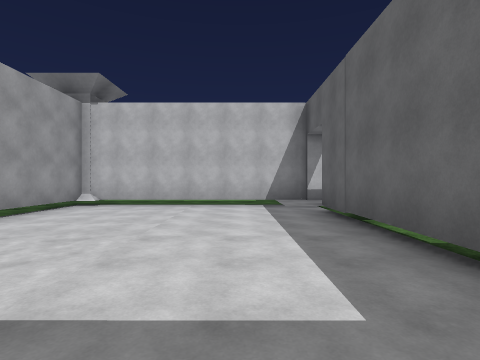
View 1 (above)

21 first-person views from a walk through a scene from a Unity 3-D project. The camera is 1.4 m above the floor, looks level and sees 80° across. The floor is counted in squares, 2 m on a side. Each view is taken from the middle of a square. On the plan, view 1 faces up. The plan holds only what a view shows up to about 10 squares ahead; the rest is blank. The place goes on beyond the plan. The player is left out. Some animated figures are left out. Surface patterns are stand-ins for the level's own textures.

View 2
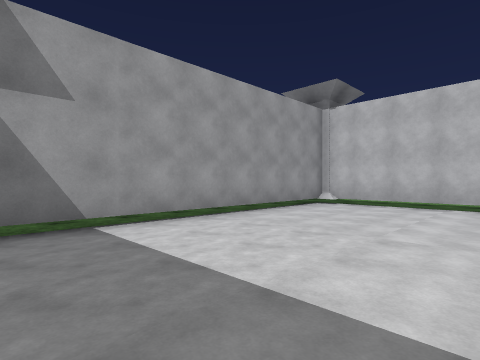

View 3
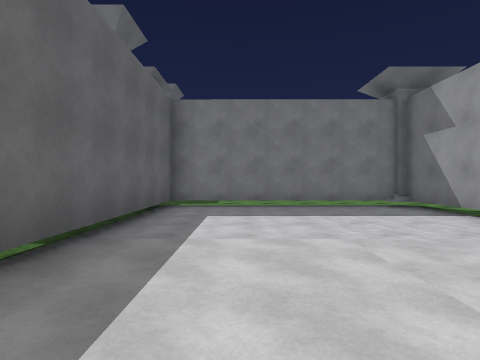

View 4
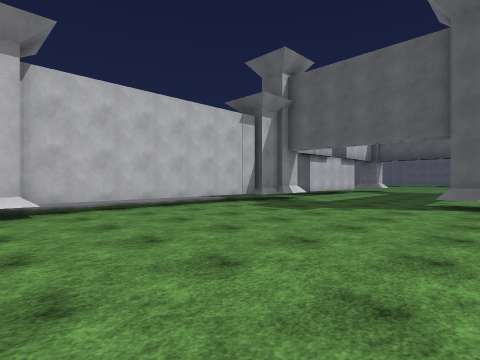

View 5
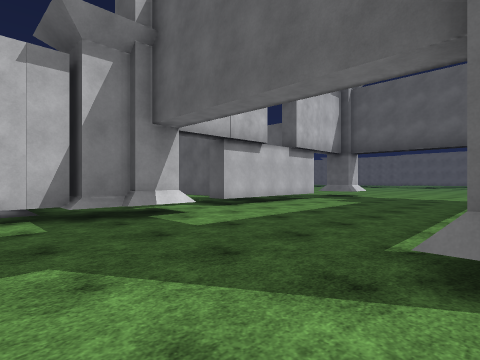

View 6
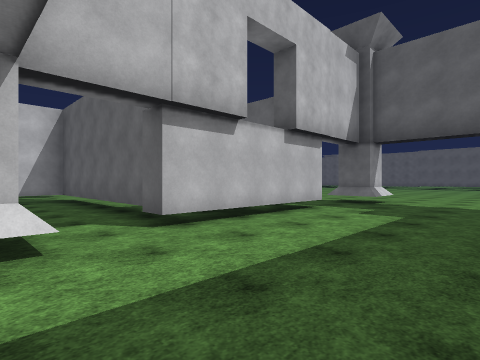

View 7
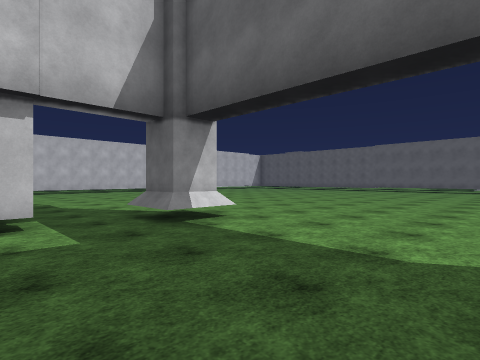

View 8
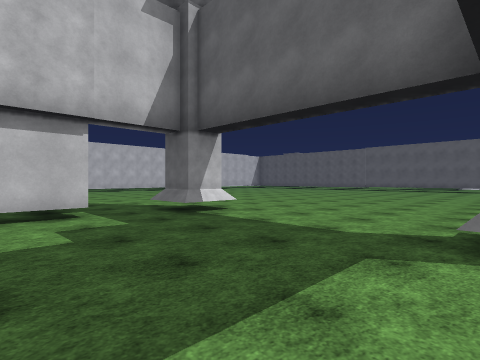

View 9
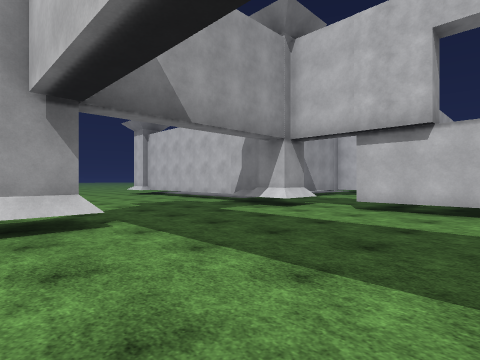

View 10
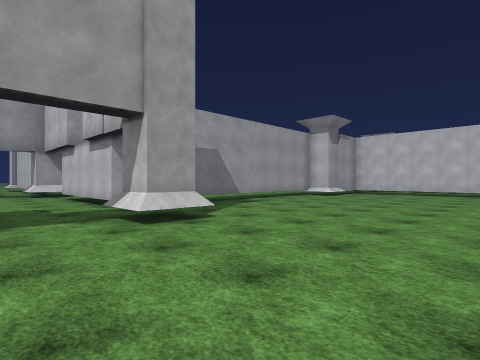

View 11
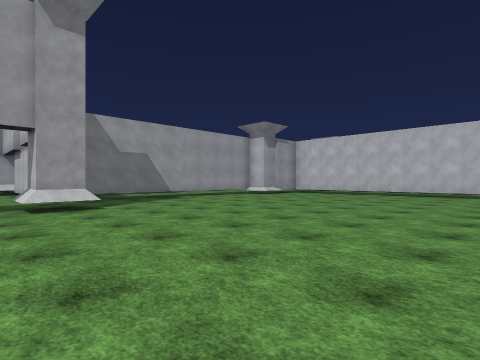

View 12
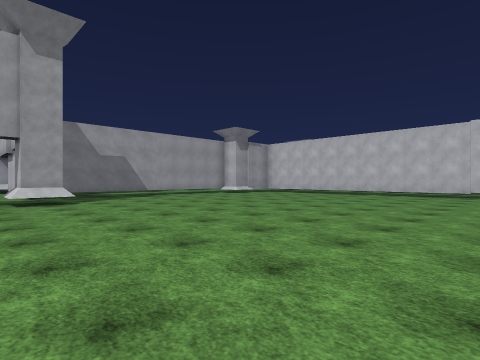

View 13
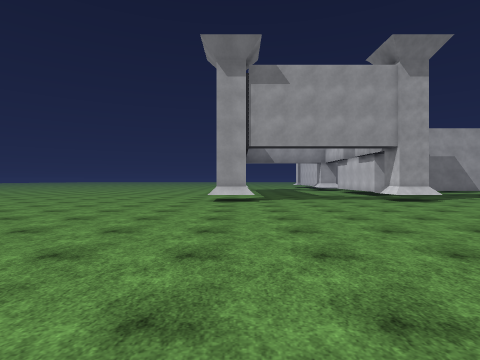

View 14
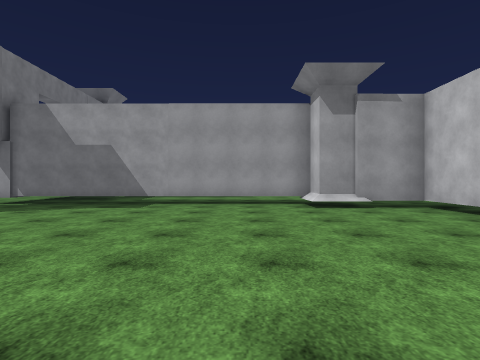

View 15
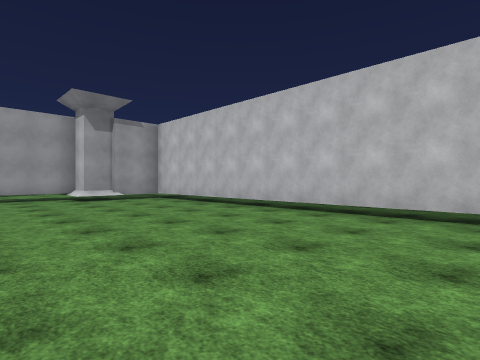

View 16
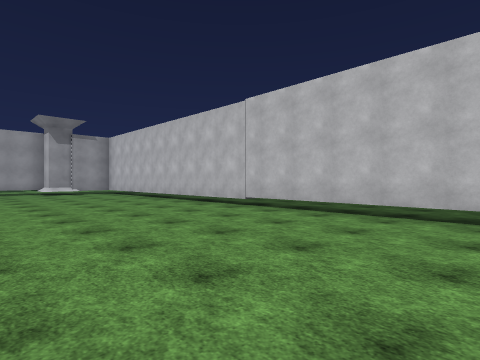

View 17
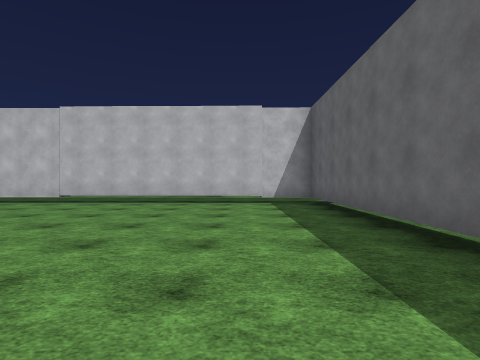

View 18
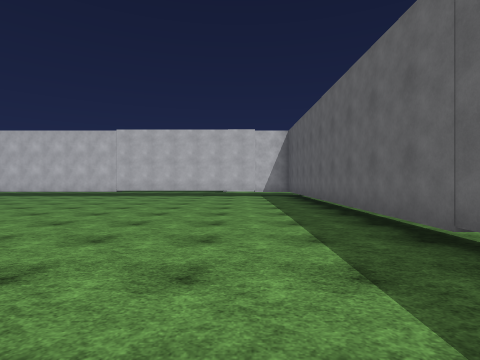

View 19
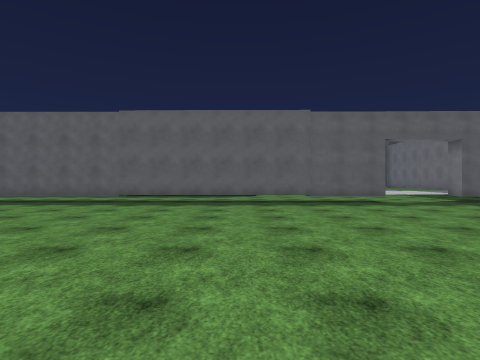

View 20
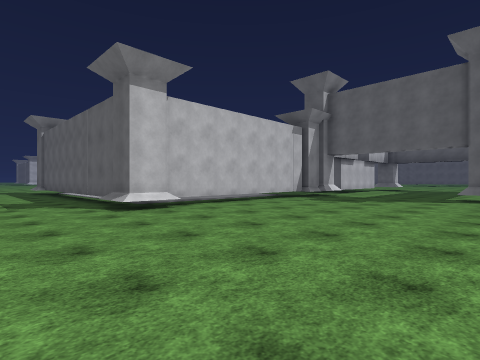

View 21
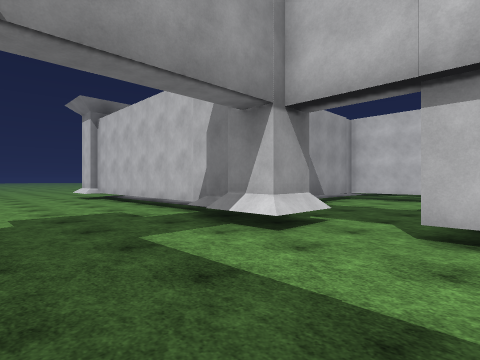

### Floor plan
Key: @ floor where view 1 was taken; # wall or solid block; x gap in a wall; . main floor; : floor 0.25 m higher than the main floor; + floor 0.5 m higher than the main floor; * floor 3.75 m higher than the main floor; / step, stairs or slope; P pillar; T thing the floor can be seen under or through.
Columns run from 8 left of view 1 to 30 right of it. Each row starts with its distance up from view 1.
 13                             +++++++
 12                        +++++++++++++++
 11      ...            ##################
 10   ........          #................#
  9   .PP.....        +P#................#
  8   .PTTTTTTT        P.................#
  7   .T:::::/+      +#..................#
  6   .T:::::/###### +#..................#
  5  ..T::::::#....# +#..................#
  4  ..T::::::#....# +#..................#
  3  ..T::::::#....# +#..................#
  2  ..T::::::#....# +#..................#
  1  ..T::::::#....#/ #..................#
  0  ..T::::@:#....#//#..................#
 -1  ..PTTTTTT#P#..#**#..#...............#
 -2  ..........//........#...............#
 -3 .....................................#+
 -4 .....................................#+
 -5 .....................................#+
 -6 .....................................#+
 -7 ............#........#...............#+
 -8 .........   x.....   #.........   ....+

Where each view was taken, in squares from view 1:
view 1: 0 up, 0 right, facing up
view 2: 0 up, 0 right, facing up-left
view 3: 7 up, 0 right, facing down
view 4: 8 down, 5 left, facing up-right
view 5: 7 down, 1 right, facing up-right
view 6: 5 down, 4 right, facing up-right
view 7: 6 down, 10 right, facing up-right
view 8: 7 down, 9 right, facing up-right
view 9: 8 down, 9 right, facing up-left
view 10: 4 down, 18 right, facing up-left
view 11: 3 down, 21 right, facing up-left
view 12: 3 down, 23 right, facing up-left
view 13: 7 down, 23 right, facing left
view 14: 6 up, 19 right, facing left
view 15: 5 up, 22 right, facing up-left
view 16: 5 up, 27 right, facing up-left
view 17: 2 up, 27 right, facing up
view 18: 2 down, 27 right, facing up
view 19: 3 down, 20 right, facing right
view 20: 8 down, 8 left, facing up-right
view 21: 5 down, 7 right, facing up-left
